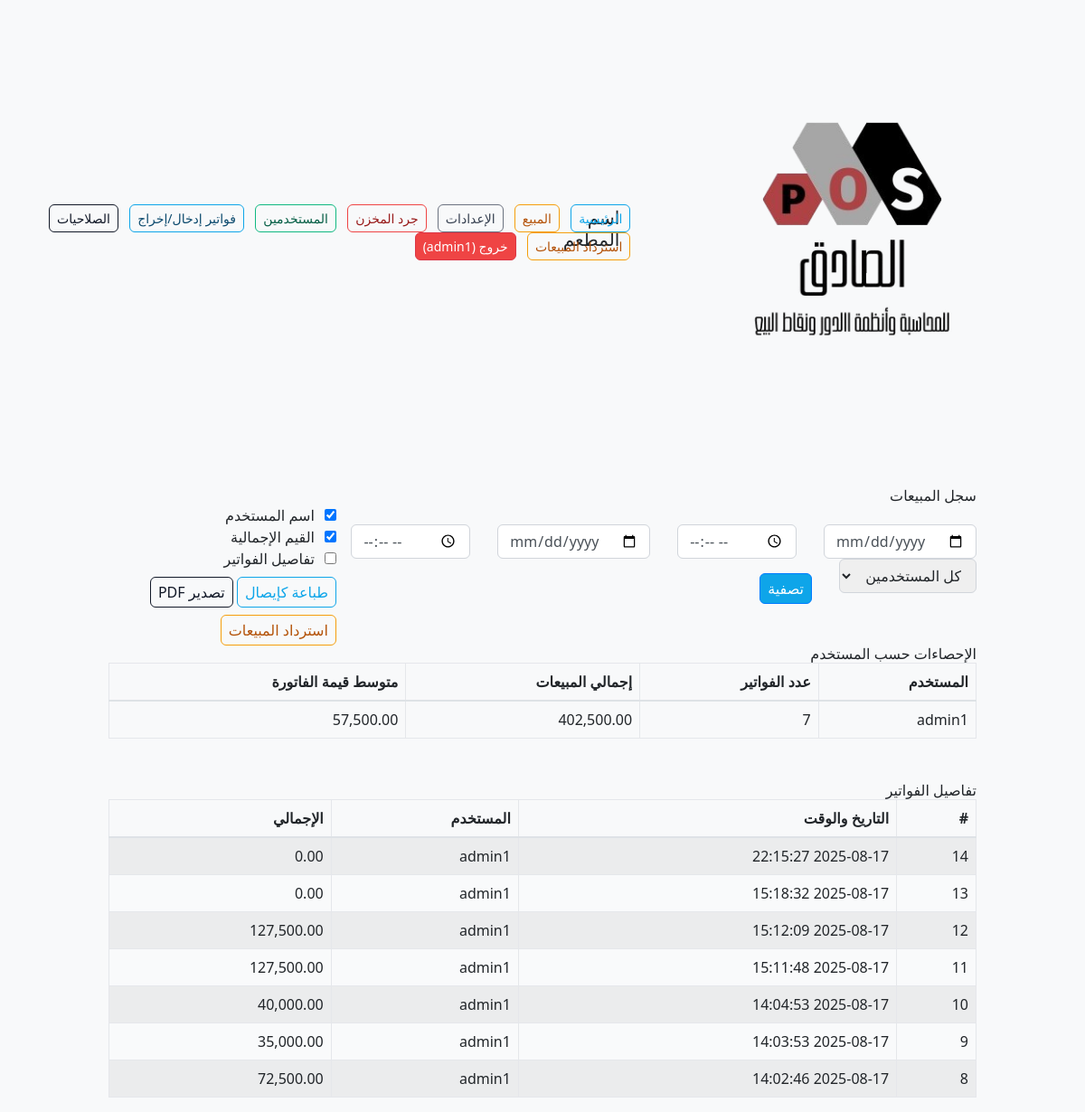
The app's page /public/sales_log.php (signed in), older data.
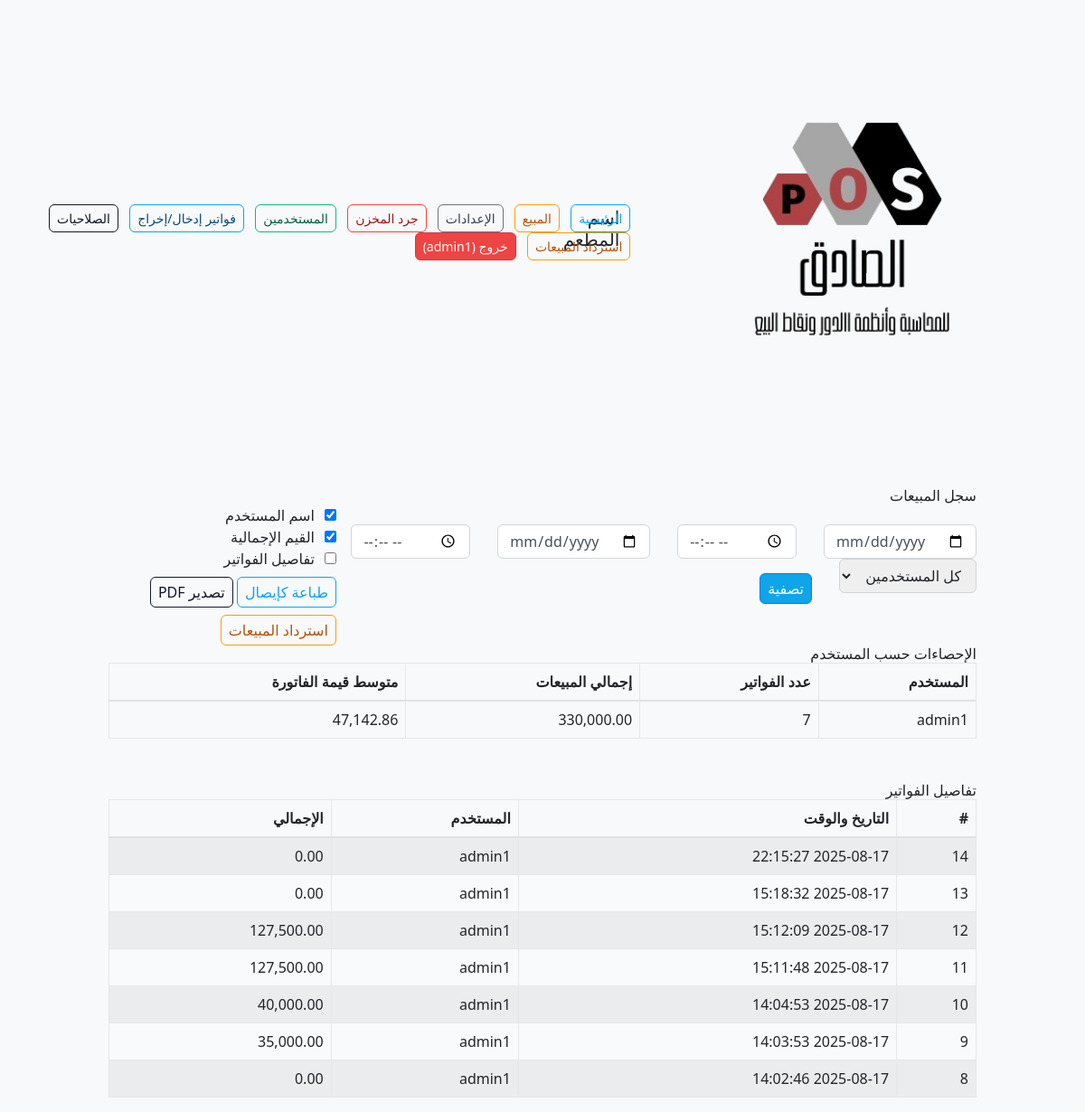
The same page, newer data.
### tables this page shows
CREATE TABLE Users (
	id INTEGER PRIMARY KEY AUTOINCREMENT,
	username TEXT UNIQUE NOT NULL,
	password_hash TEXT NOT NULL,
	role TEXT NOT NULL,
	created_at DATETIME DEFAULT CURRENT_TIMESTAMP
);

CREATE TABLE Orders (
	id INTEGER PRIMARY KEY AUTOINCREMENT,
	user_id INTEGER REFERENCES Users(id),
	total REAL NOT NULL,
	order_seq INTEGER,
	created_at DATETIME DEFAULT CURRENT_TIMESTAMP
);

### src/SalesLog.php (called while the page is built, shortened)
<?php
class SalesLog
{
    private PDO $db;
    public function __construct(PDO $db)
    {
        $this->db = $db;
    }
    public function summary(?string $dateFrom, ?string $dateTo, ?int $userId = null): array
    {
        $sql = "
            SELECT u.id AS user_id,
                   u.username,
                   COUNT(o.id)       AS sale_count,
                   SUM(o.total)      AS total_amount,
                   AVG(o.total)      AS avg_amount
              FROM Orders o
              JOIN Users u ON o.user_id = u.id
             WHERE 1=1
        ";
        $params = [];
        $sql .= " GROUP BY u.id, u.username ORDER BY total_amount DESC";
        $stmt = $this->db->prepare($sql);
        $stmt->execute($params);
        return $stmt->fetchAll(PDO::FETCH_ASSOC);
    }
    public function details(?string $dateFrom, ?string $dateTo, ?int $userId = null): array
    {
        $sql = "
            SELECT o.id AS order_id,
                   o.created_at,
                   o.total,
                   u.username
              FROM Orders o
              JOIN Users u ON o.user_id = u.id
             WHERE 1=1
        ";
        $params = [];
        $sql .= " ORDER BY o.created_at DESC";
        $stmt = $this->db->prepare($sql);
        $stmt->execute($params);
        return $stmt->fetchAll(PDO::FETCH_ASSOC);
    }
}

### public/sales_log.php (the view, shortened to what this page needs)
<?php
require_once __DIR__ . '/../src/init.php';
require_once __DIR__ . '/../src/SalesLog.php';
$from = $_GET['date_from'] ?? null;
$to   = $_GET['date_to']   ?? null;
$timeFrom = $_GET['time_from'] ?? '';
$timeTo   = $_GET['time_to']   ?? '';
$model = new SalesLog($db);
$summary = $model->summary($from, $to);
$details = $model->details($from, $to);
?>
<?php include 'header.php'; ?>
<main class="container mt-4">
  <h2>سجل المبيعات</h2>
  <div class="d-flex justify-content-between align-items-center">
    <form method="get" class="row g-2 mb-4">
      <div class="col-auto"><input type="date" name="date_from" class="form-control" value="<?= htmlspecialchars($from) ?>" placeholder="من"></div>
      <div class="col-auto"><input type="time" name="time_from" class="form-control" value="<?= htmlspecialchars($timeFrom) ?>" placeholder="من"></div>
      <div class="col-auto"><input type="date" name="date_to" class="form-control" value="<?= htmlspecialchars($to) ?>" placeholder="إلى"></div>
      <div class="col-auto"><input type="time" name="time_to" class="form-control" value="<?= htmlspecialchars($timeTo) ?>" placeholder="إلى"></div>
      <div class="col-auto">
        <select name="user_id" class="form-select">
          <option value="0">كل المستخدمين</option>
        </select>
      </div>
      <div class="col-auto mt-3"><button class="btn btn-primary">تصفية</button></div>
    </form>
    <div>
      <div class="form-check"><input class="form-check-input" type="checkbox" id="f_username" checked><label class="form-check-label pr-4" for="f_username">اسم المستخدم</label></div>
      <div class="form-check"><input class="form-check-input" type="checkbox" id="f_total" checked><label class="form-check-label pr-4" for="f_total">القيم الإجمالية</label></div>
      <div class="form-check"><input class="form-check-input" type="checkbox" id="f_details"><label class="form-check-label pr-4" for="f_details">تفاصيل الفواتير</label></div>
      <button id="printSales" class="btn btn-outline-primary mt-2">طباعة كإيصال</button>
      <button id="exportPDF" class="btn btn-outline-dark mt-2">تصدير PDF</button>
      <a href="refund.php" class="btn btn-outline-warning mt-2">استرداد المبيعات</a>
    </div>
  </div>
  <h4>الإحصاءات حسب المستخدم</h4>
  <table class="table table-bordered mb-5">
    <thead><tr><th>المستخدم</th><th>عدد الفواتير</th><th>إجمالي المبيعات</th><th>متوسط قيمة الفاتورة</th></tr></thead>
    <tbody>
      <?php foreach ($summary as $row): ?>
      <tr>
        <td><?= htmlspecialchars($row['username']) ?></td>
        <td><?= $row['sale_count'] ?></td>
        <td><?= number_format($row['total_amount'], 2) ?></td>
        <td><?= number_format($row['avg_amount'], 2) ?></td>
      </tr>
      <?php endforeach; ?>
    </tbody>
  </table>
  <h4>تفاصيل الفواتير</h4>
  <table class="table table-striped">
    <thead><tr><th>#</th><th>التاريخ والوقت</th><th>المستخدم</th><th>الإجمالي</th></tr></thead>
    <tbody>
      <?php foreach ($details as $o): ?>
      <tr>
        <td><?= $o['order_id'] ?></td>
        <td><?= htmlspecialchars($o['created_at']) ?></td>
        <td><?= htmlspecialchars($o['username']) ?></td>
        <td><?= number_format($o['total'], 2) ?></td>
      </tr>
      <?php endforeach; ?>
    </tbody>
  </table>
</main>

Row changes from the older to the newer data that the page shows:
computed for users "admin1": total_amount "402,500.00" → "330,000.00"; avg_amount "57,500.00" → "47,142.86"
changed orders id 8: total "72,500.00" → "0.00"
